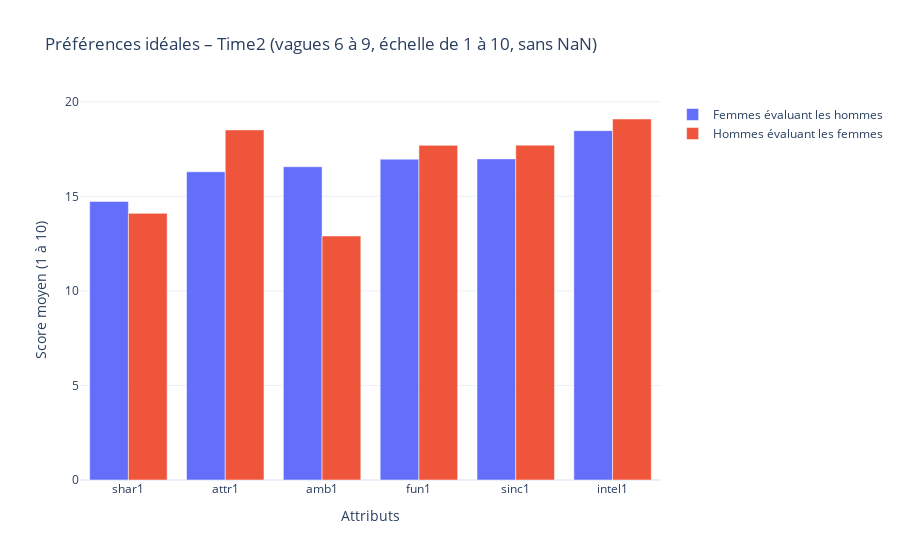

Notebook code for this chart:
### Code cell
import pandas as pd
import plotly.graph_objects as go

# Étapes : filtrage + nettoyage
time2_10scale_cols = ['attr1_2', 'sinc1_2', 'intel1_2', 'fun1_2', 'amb1_2', 'shar1_2']
df_time2_10scale_clean = df[df['wave'].between(6, 9)].dropna(subset=time2_10scale_cols)

# Moyennes par genre
result_time2_10scale_clean = {}
for gender, label in zip([0, 1], ['Femmes évaluant les hommes', 'Hommes évaluant les femmes']):
    subset = df_time2_10scale_clean[df_time2_10scale_clean['gender'] == gender]
    result_time2_10scale_clean[label] = subset[time2_10scale_cols].mean().sort_values()

# Graphique interactif Plotly
fig = go.Figure()

fig.add_trace(go.Bar(
    x=[col.replace('_1_2', '').replace('_2', '') for col in result_time2_10scale_clean["Femmes évaluant les hommes"].index],
    y=result_time2_10scale_clean["Femmes évaluant les hommes"].values,
    name="Femmes évaluant les hommes"
))

fig.add_trace(go.Bar(
    x=[col.replace('_1_2', '').replace('_2', '') for col in result_time2_10scale_clean["Hommes évaluant les femmes"].index],
    y=result_time2_10scale_clean["Hommes évaluant les femmes"].values,
    name="Hommes évaluant les femmes"
))

fig.update_layout(
    title="Préférences idéales – Time2 (vagues 6 à 9, échelle de 1 à 10, sans NaN)",
    xaxis_title="Attributs",
    yaxis_title="Score moyen (1 à 10)",
    barmode='group',
    template='plotly_white'
)

fig.show()

### Figure 1 — Plotly figure (JSON) as saved in the notebook; plotly's stock layout.template omitted (floating-point values rounded to 4 significant figures)
{"data": [{"name": "Femmes évaluant les hommes", "type": "bar", "x": ["shar1", "attr1", "amb1", "fun1", "sinc1", "intel1"], "y": [14.73, 16.3, 16.56, 16.96, 16.98, 18.47]}, {"name": "Hommes évaluant les femmes", "type": "bar", "x": ["amb1", "shar1", "fun1", "sinc1", "attr1", "intel1"], "y": [12.9, 14.1, 17.69, 17.71, 18.51, 19.09]}], "layout": {"barmode": "group", "title": {"text": "Préférences idéales – Time2 (vagues 6 à 9, échelle de 1 à 10, sans NaN)"}, "xaxis": {"title": {"text": "Attributs"}}, "yaxis": {"title": {"text": "Score moyen (1 à 10)"}}}}
